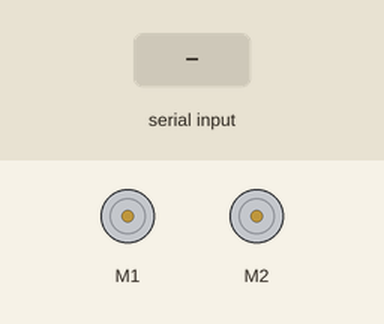
Bench run of a sketch on a simulated Arduino Uno, built with avr-gcc and run on an emulated ATmega328P. On the bench: 2 × DC motor (green arrow = forward, orange = backward, longer = faster). Inputs (shaded band) come from the test bench. What the sketch prints to the serial monitor is not drawn.

Above: at 1.2 s.
1.3 s: "F" received over Serial
At 2.5 s:
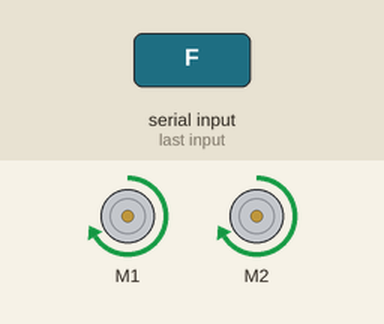
2.8 s: "B" received over Serial
At 3.8 s:
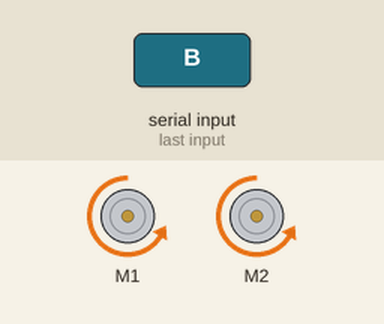
4.3 s: "S" received over Serial
At 5.0 s:
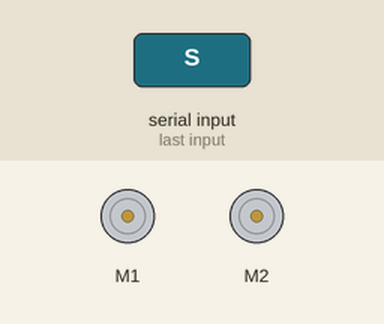
Timing chart, 0 to 7.3 s (numbered marks = the images above; inputs shaded):
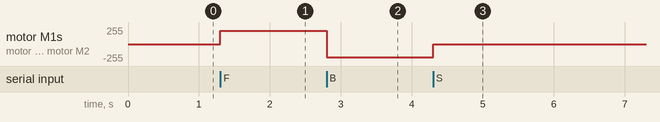

The sketch:

Control_motor_with_driver.ino
```cpp
#include <AFMotor.h>
AF_DCMotor motor1 (1, MOTOR12_1KHZ);     //MOTOR 1 KECEPATAN MAKSIMAL 1KHZ
AF_DCMotor motor2 (2, MOTOR12_1KHZ);     //MOTOR 2 KECEPATAN MAKSIMAL 1KHZ
char cek;

void setup(){
  motor1.setSpeed(200);     //rentang kecepatan antar 0-255
  motor2.setSpeed(200);
  Serial.begin(9600);
}

void loop(){
  if (Serial.available()>0){
    cek = Serial.read();
    Serial.print(cek);
  }
  if (cek == 'S'){
  motor1.run(RELEASE);
  motor2.run(RELEASE);
  }
  if (cek == 'F'){
    motor1.run(FORWARD);
    motor2.run(FORWARD);
  }
  if (cek == 'B'){
    motor1.run(BACKWARD);
    motor2.run(BACKWARD);
  }

}
```

Measured:
- after the input at 1.3 s, motor M1, motor M2: stopped → forward 200/255 at once
- after the input at 2.8 s, motor M1, motor M2: forward 200/255 → backward 200/255 at once
- after the input at 4.3 s, motor M1, motor M2: backward 200/255 → stopped at once
